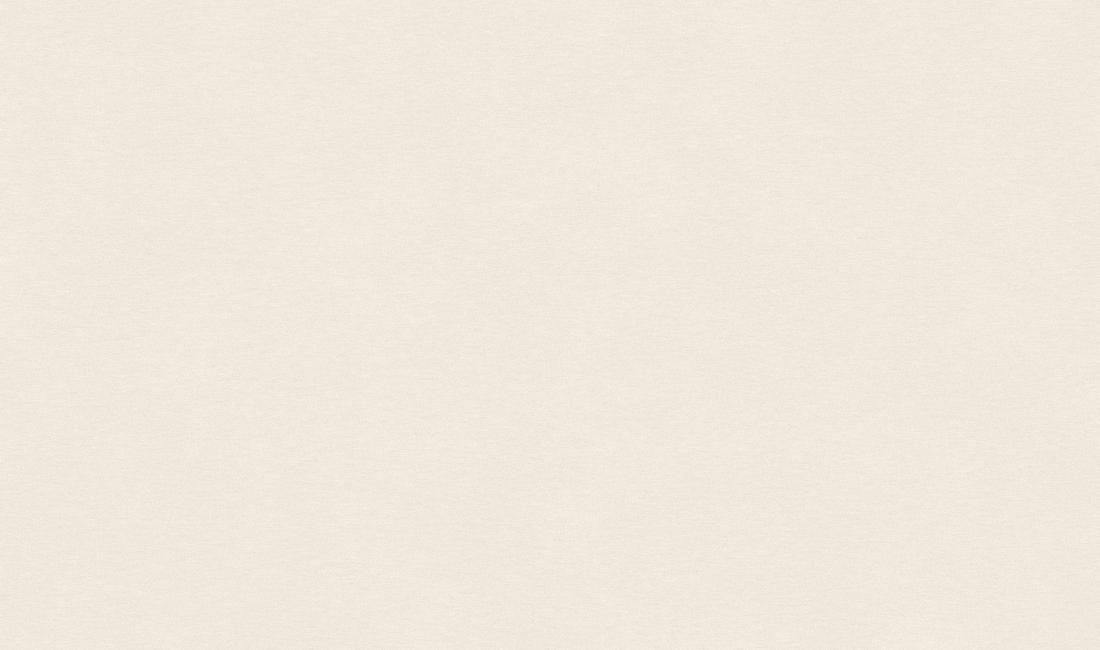
#> input picture imak-story-video/assets/paper.jpg, 2200 x 1300 px, found by its file name (shown at 1/2 size)
$ python prep_assets.py
#> lines starting #> are read from the running program, lines starting #| are printed output that depends on the picture
#!/usr/bin/env python3
"""Collage assets for the i.Mak presentation: paper, brush strokes, hand-drawn line, world map, round crops."""
import json
import math
import os
import random

import numpy as np
from PIL import Image, ImageDraw, ImageFilter

OUT = "/tmp/claude-0/pptwork/assets"
STORY = "/home/user/zak/imak-story-video/assets"
os.makedirs(OUT, exist_ok=True)
RED = (204, 6, 5)

# paper background 16:9
p = Image.open(f"{STORY}/paper.jpg").convert("RGB")
#> p is the input picture: PIL image 2200x1300 RGB; mean R, G, B 239.5, 233.5, 221.5
w, h = p.size
#> w = 2200; h = 1300
p.crop((0, 0, w, int(w * 9 / 16))).resize((2400, 1350), Image.LANCZOS).save(f"{OUT}/paper.jpg", quality=88)
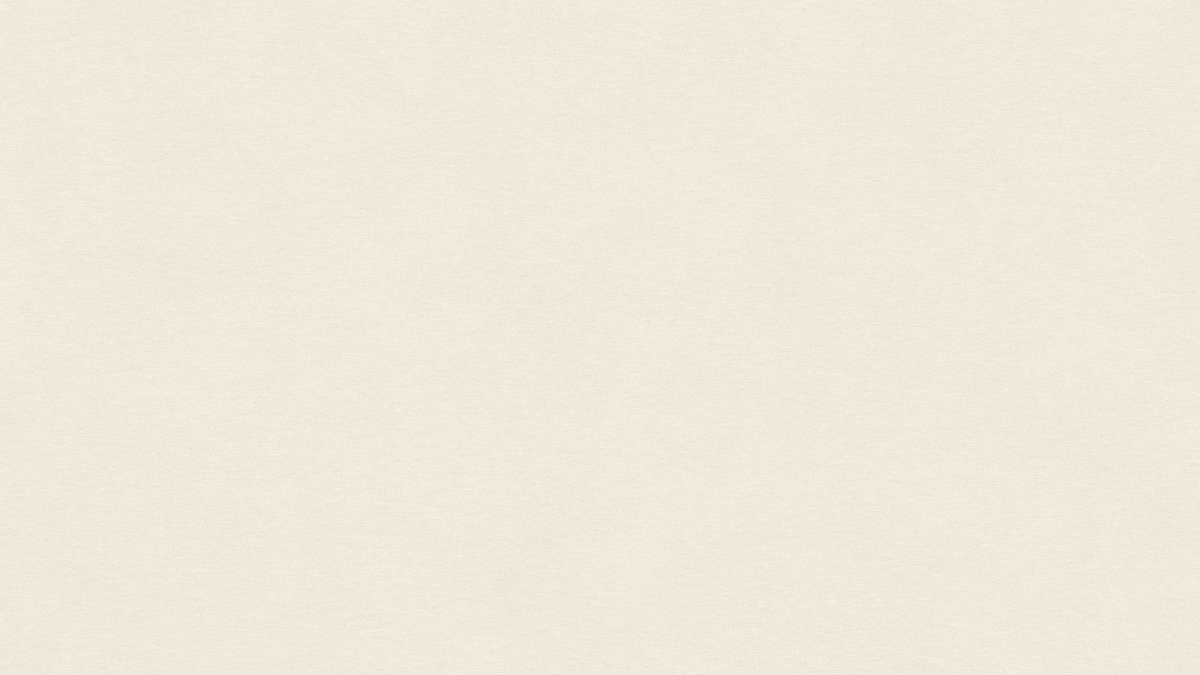
#> saved as paper.jpg: PIL image 2400x1350 RGB (shown at 1/2 size); mean R, G, B 239.5, 233.5, 221.5


def brush(name, W=1600, H=300, seed=1):
#> called with name = 'brush1', W = 1600, H = 300, seed = 3
    rnd = random.Random(seed)
    S = 3
    im = Image.new("RGBA", (W * S, H * S), (0, 0, 0, 0))
#> im: PIL image 4800x900 RGBA; every value is 0
    d = ImageDraw.Draw(im)
    top, bot = [], []
    n = 120
    ph = [rnd.uniform(0, 6.28) for _ in range(6)]
    for i in range(n + 1):
        u = i / n
        x = (W * 0.02 + W * 0.96 * u) * S
        nt = 0.05 * math.sin(u * 7 + ph[0]) + 0.025 * math.sin(u * 23 + ph[1]) + 0.012 * math.sin(u * 61 + ph[2])
        nb = 0.05 * math.sin(u * 6 + ph[3]) + 0.025 * math.sin(u * 19 + ph[4]) + 0.012 * math.sin(u * 53 + ph[5])
        top.append((x, (H * 0.13 + nt * H) * S))
        bot.append((x, (H * 0.87 + nb * H) * S))
    pts = top + [(W * 0.995 * S, H * 0.35 * S), (W * S, H * 0.7 * S)] + bot[::-1] + [(0, H * 0.72 * S), (W * 0.01 * S, H * 0.3 * S)]
    d.polygon(pts, fill=RED + (255,))
    im = im.resize((W, H), Image.LANCZOS)
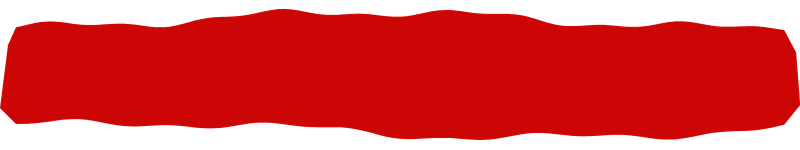
#> im: PIL image 1600x300 RGBA (shown at 1/2 size); mean R, G, B, A 150.6, 4.4, 3.6, 185; transparent parts drawn white
    im.save(f"{OUT}/{name}.png")


brush("brush1", seed=3)
brush("brush2", seed=7)
#> call 2 of brush, with name = 'brush2', W = 1600, H = 300, seed = 7
#> in brush (call 2), `im = im.resize((W, H), Image.LANCZOS)`:
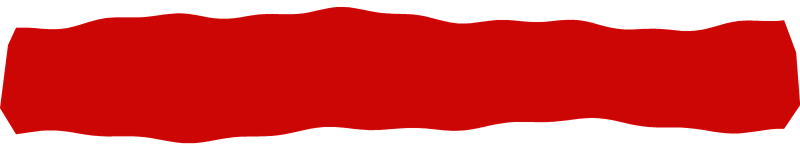
#> im: PIL image 1600x300 RGBA (shown at 1/2 size); mean R, G, B, A 150.5, 4.4, 3.6, 184.7; transparent parts drawn white


def loop_line(name, W=3000, H=300, loops_at=(), amp=0.03, width=7):
    """Hand-drawn red line along the middle with small loops at given x fractions."""
#> called with name = 'timeline', W = 3000, H = 300, amp = 0.03, width = 7
    S = 3
    im = Image.new("RGBA", (W * S, H * S), (0, 0, 0, 0))
#> im: PIL image 9000x900 RGBA; every value is 0
    d = ImageDraw.Draw(im)
    pts = []
    r = H * 0.2
    cuts = sorted(loops_at)
    x = 0.0
    def base(xx):
        return H / 2 + math.sin(xx / W * 9) * H * amp
    for c in cuts + [None]:
        xe = W if c is None else c * W
        while x < xe:
            pts.append((x * S, base(x) * S)); x += 3
        if c is None:
            break
        y0 = base(x)
        for k in range(200):                     # full loop above the line, drifting forward
            th = 2 * math.pi * k / 199
            pts.append(((x + r * math.sin(th) + r * 0.35 * th / math.pi) * S, (y0 - r + r * math.cos(th)) * S))
        x += r * 0.7
    d.line(pts, fill=RED + (255,), width=width * S, joint="curve")
    im = im.resize((W, H), Image.LANCZOS)
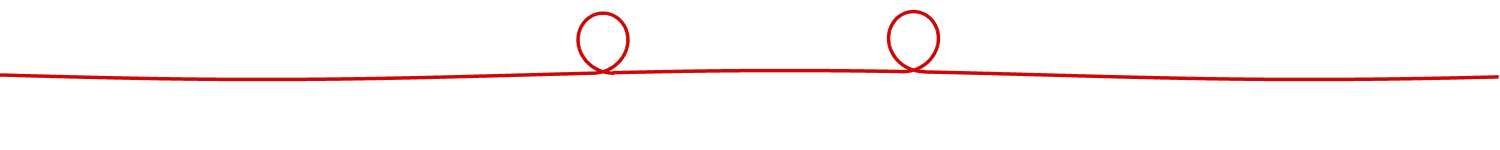
#> im: PIL image 3000x300 RGBA (shown at 1/2 size); mean R, G, B, A 8.6, 0.2, 0.2, 7.2; transparent parts drawn white
    im.save(f"{OUT}/{name}.png")


# milestones at 1.55 + i*2.55 in on a 0.5..12.85 in line -> loops between them
xs = [1.55 + i * 2.55 for i in range(5)]
mids = [((a + b) / 2 - 0.5) / 12.35 for a, b in zip(xs, xs[1:])]
loop_line("timeline", loops_at=mids[1:3])

# world map (paper tone land), same projection as the story video
LON0, LON1, LAT0, LAT1 = -128.0, 152.0, -48.0, 72.0
W = 2800
S = W / (LON1 - LON0)
H = int((LAT1 - LAT0) * S)
im = Image.new("RGBA", (W, H), (0, 0, 0, 0))
#> im: PIL image 2800x1200 RGBA; every value is 0
d = ImageDraw.Draw(im)
#> (the run stopped early here; a loop or call above may not have finished)
